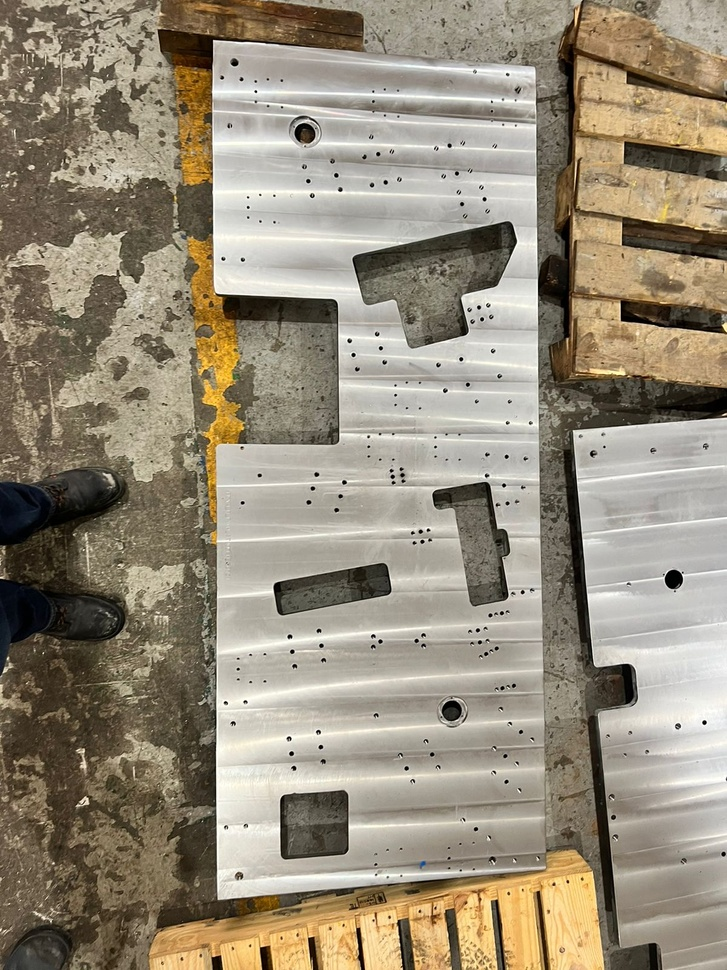
#> input picture Identificacion de bordes/Barrenos.jpeg, 727 x 970 px, shrunk from 1200 x 1600 before the run, found by its file name
$ python monedas4.py
#> lines starting #> are read from the running program, lines starting #| are printed output that depends on the picture; after the words box and inside, x2 and y2 are one past the last pixel; in counts of white or black regions, pixels touching at a corner belong together
import numpy as np
import cv2

# Cargamos la imagen
original = cv2.imread("C:/Users/mmhur/Pictures/barrenos.jpeg")
#> original is the input picture: shape (970, 727, 3); mean B, G, R 122.2, 140.7, 150.7
cv2.imshow("original", original)

# Convertimos a escala de grises
gris = cv2.cvtColor(original, cv2.COLOR_BGR2GRAY)
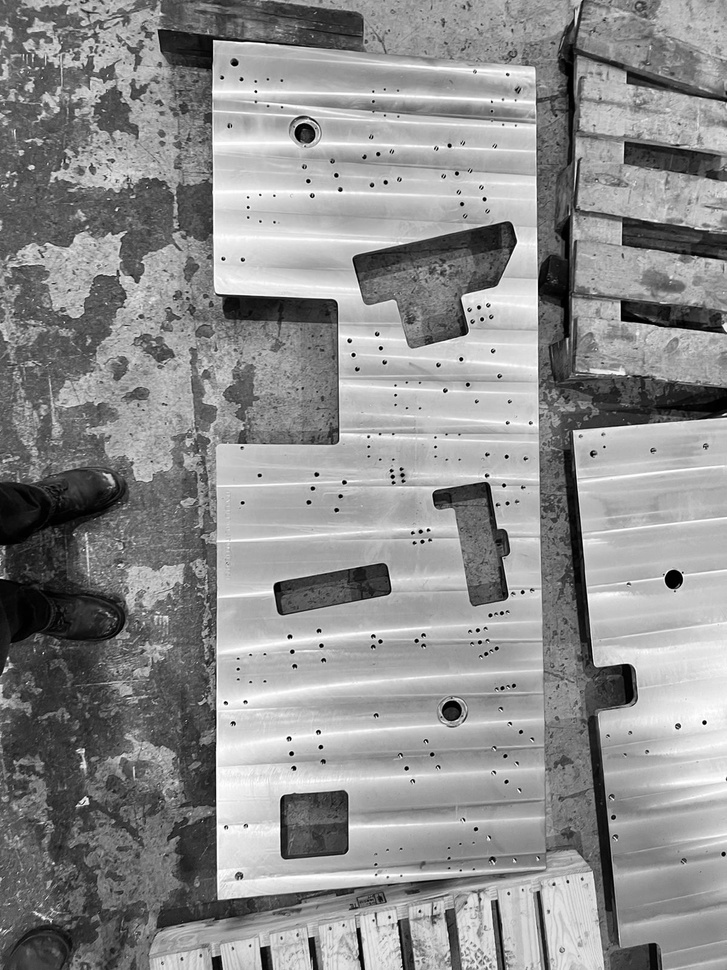
#> gris: shape (970, 727); min 0, max 255, mean 141.6

# Aplicar suavizado Gaussiano
gauss = cv2.GaussianBlur(gris, (5,5), 0)

cv2.imshow("suavizado", gauss)

# Detectamos los bordes con Canny
canny = cv2.Canny(gauss, 50, 150)
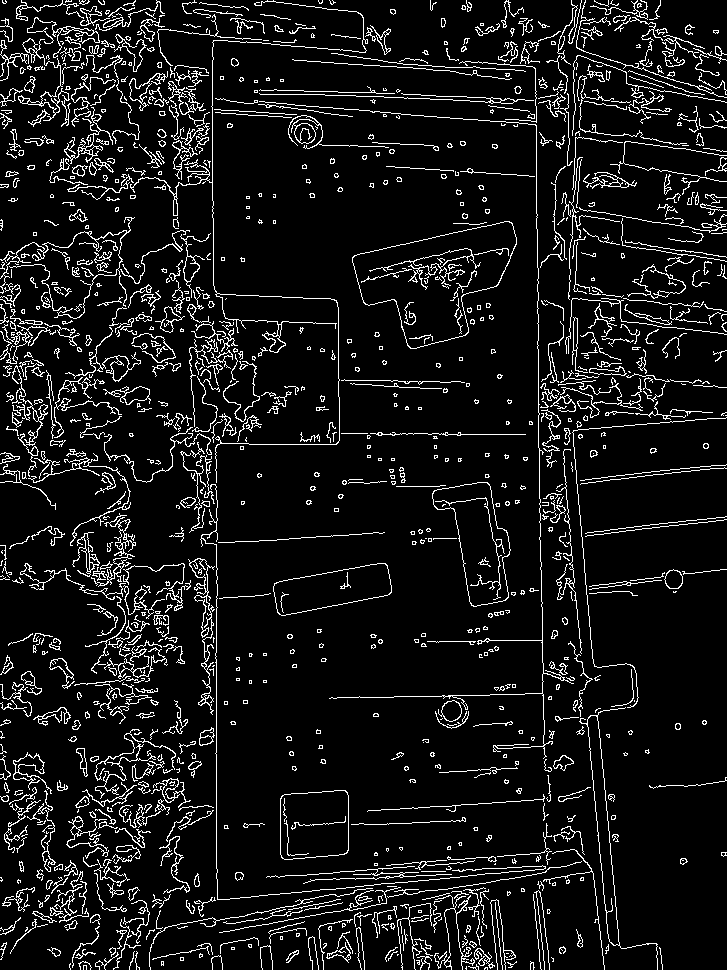
#> canny: shape (970, 727); 8.6% white in thin lines or dots

cv2.imshow("canny", canny)

# Buscamos los contornos
(contornos, _) = cv2.findContours(canny.copy(), cv2.RETR_EXTERNAL, cv2.CHAIN_APPROX_SIMPLE)
#> contornos = 1082 contours, 834 with area under 20; largest, box (x1, y1, x2, y2) and area: (352, 221, 517, 349) 11824, (432, 482, 511, 607) 5334, (280, 790, 349, 860) 4370, (273, 563, 392, 616) 3856, (579, 707, 658, 970) 2483

# Filtramos los contornos para quedarnos solo con los circulares
circulares = []
for c in contornos:
    perimetro = cv2.arcLength(c, True)
    aprox = cv2.approxPolyDP(c, 0.03*perimetro, True)
    if len(aprox) > 8:
        circulares.append(c)
#> this loop made 1082 passes
#> perimetro on passes 1, 3, 4: 11.66, 20.83, 35.56
#> after the loop, circulares = 199 contours, 141 with area under 20; largest, box (x1, y1, x2, y2) and area: (13, 752, 52, 794) 406, (288, 115, 389, 149) 365, (438, 700, 462, 722) 320, (72, 532, 100, 577) 246, (49, 658, 75, 689) 217

# Mostramos el número de círculos por consola
print("He encontrado {} circulos".format(len(circulares)))
#| He encontrado 199 circulos

cv2.drawContours(original, circulares, -1, (0, 0, 255), 2)
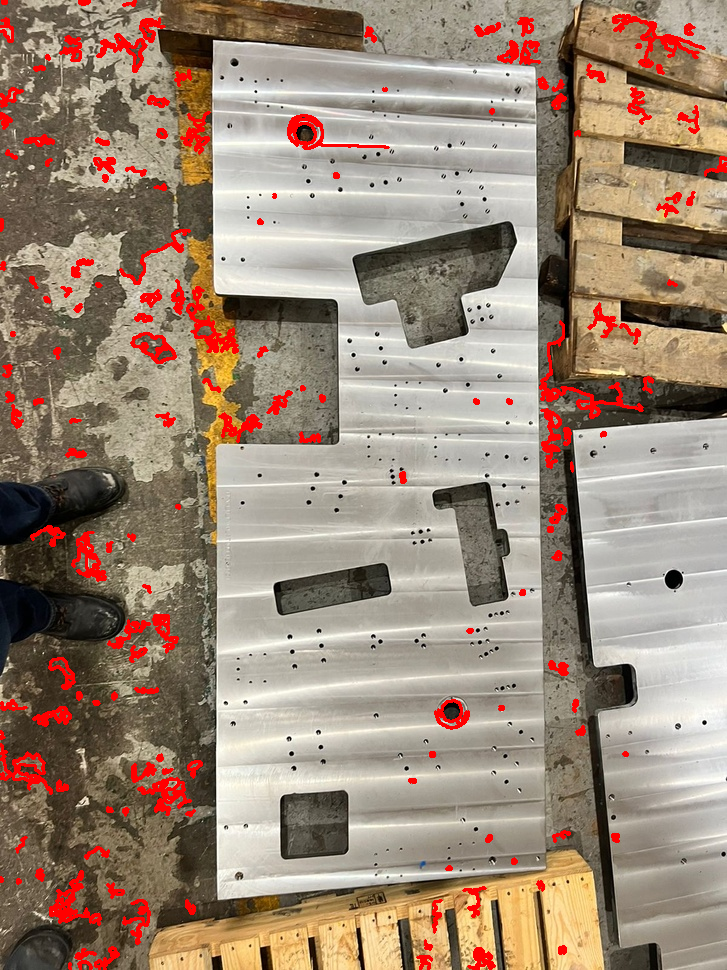
#> original: shape (970, 727, 3); 4.18% of pixels changed, all inside (x1, y1, x2, y2) = (0, 0, 727, 970)
cv2.imshow("contornos circulares", original)

cv2.waitKey(0)
cv2.destroyAllWindows()
